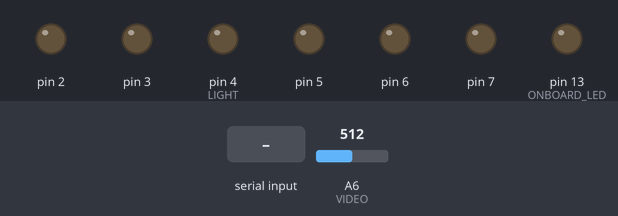
A sketch run on a simulated Arduino Nano, built with avr-gcc and run on an emulated ATmega328P. On the bench: output pins drawn as LEDs (lit = HIGH). Inputs (shaded band) come from the test bench; at power-on: A6 (VIDEO) = 512.

Above: at 1.2 s.
1.3 s: "r90\n" received over the second serial link
At 3.9 s:
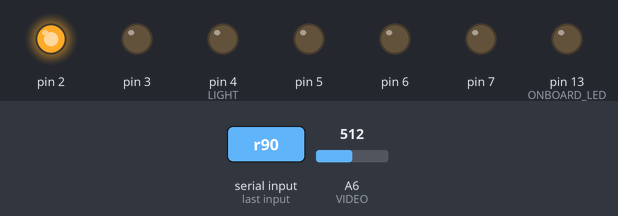
4.3 s: "r,45\n" received over the second serial link
At 6.5 s:
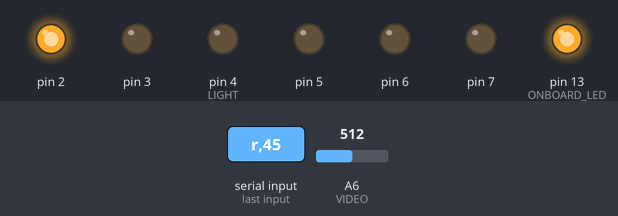
7.3 s: "r\n" received over the second serial link
At 8.42 s:
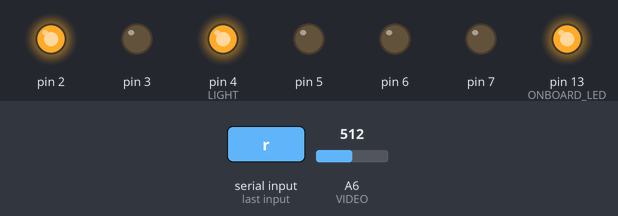
Timing chart, 0 to 11.3 s (numbered marks = the images above; inputs shaded):
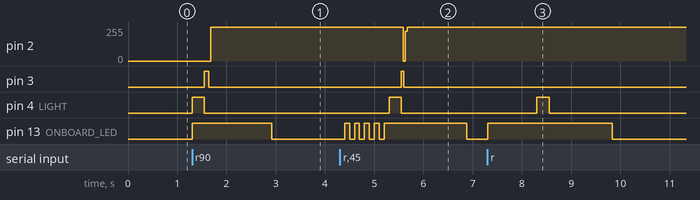

The sketch:

Spectrometer_Controller.ino
```cpp
/*
 * Pin setup:
 * Clock : D2
 * ST    : D3
 * Video : A0
 */

#define SPEC_CHANNELS 288
#define VIDEO A6
#define LIGHT 4
#define ONBOARD_LED 13
#define BAUD 9600
#include <SoftwareSerial.h>

int vals[SPEC_CHANNELS];
int serialByteIn;
SoftwareSerial bluetooth(8, 9);

void setup() {
 DDRD = DDRD | B11111100;
 PORTD = B00000000;
 //Serial.begin(BAUD);
 bluetooth.begin(BAUD);
 pinMode(ONBOARD_LED, OUTPUT);
 digitalWrite(ONBOARD_LED, LOW);
 pinMode(LIGHT, OUTPUT);
 digitalWrite(LIGHT, LOW);
}


/*
 * Port manipulation allows us to change the pin output much faster.
 * Unfortuantely, this comes with a few drawbacks
 *  1. We can't just place a "pin high, delay, pin low, delay" in a loop and call it a day.
 *     This is because at the end of the loop, the microcontroller must calculate the jump address to jump to the beginning of the loop
 *     We end up with an unstable clock with a high period much shorter than the low period.
 *  2. The clock itself is somewhat unstable.
 *
 * The parameter intTime is an integer representing the number of times the FOR loop in integrate() should execute; this means that the function will clock intTime*2 times, using 4.5 system clock intTime per driven clock.
 * Setting the intTime value to 0 achieves the minimum integration time as per the C12880MA documentation.
 *
 */

static inline void sequence(int intTime){

  //ST HIGH: 6 CLOCKS
  // --- Clock --- 0
  PORTD = B00001100;
  asm volatile("nop");
  PORTD = B00001000;
  asm volatile("nop");

  PORTD = B00001100;
  asm volatile("nop");
  PORTD = B00001000;
  asm volatile("nop");

  PORTD = B00001100;
  asm volatile("nop");
  PORTD = B00001000;
  asm volatile("nop");

  PORTD = B00001100;
  asm volatile("nop");
  PORTD = B00001000;
  asm volatile("nop");

  PORTD = B00001100;
  asm volatile("nop");
  PORTD = B00001000;
  asm volatile("nop");

  PORTD = B00001100;
  asm volatile("nop");
  PORTD = B00001000;
  asm volatile("nop");

  //INTEGRATE for x intTime in addition to the first 6 required.
  // This is used to modify the integration time. Read method documentation for more information.
  //integrate intTime);
  delay(intTime);
  //ST LOW: 87 CLOCKS
  // --- Clock --- 0
  PORTD = B00000100;
  asm volatile("nop");
  PORTD = B00000000;
  asm volatile("nop");

  PORTD = B00000100;
  asm volatile("nop");
  PORTD = B00000000;
  asm volatile("nop");

  PORTD = B00000100;
  asm volatile("nop");
  PORTD = B00000000;
  asm volatile("nop");

  PORTD = B00000100;
  asm volatile("nop");
  PORTD = B00000000;
  asm volatile("nop");

  PORTD = B00000100;
  asm volatile("nop");
  PORTD = B00000000;
  asm volatile("nop");

  PORTD = B00000100;
  asm volatile("nop");
  PORTD = B00000000;
  asm volatile("nop");

  PORTD = B00000100;
  asm volatile("nop");
  PORTD = B00000000;
  asm volatile("nop");

  PORTD = B00000100;
  asm volatile("nop");
  PORTD = B00000000;
  asm volatile("nop");

  PORTD = B00000100;
  asm volatile("nop");
  PORTD = B00000000;
  asm volatile("nop");

  PORTD = B00000100;
  asm volatile("nop");
  PORTD = B00000000;
  asm volatile("nop");


  // --- Clock --- 10
  PORTD = B00000100;
  asm volatile("nop");
  PORTD = B00000000;
  asm volatile("nop");

  PORTD = B00000100;
  asm volatile("nop");
  PORTD = B00000000;
  asm volatile("nop");

  PORTD = B00000100;
  asm volatile("nop");
  PORTD = B00000000;
  asm volatile("nop");

  PORTD = B00000100;
  asm volatile("nop");
  PORTD = B00000000;
  asm volatile("nop");

  PORTD = B00000100;
  asm volatile("nop");
  PORTD = B00000000;
  asm volatile("nop");

  PORTD = B00000100;
  asm volatile("nop");
  PORTD = B00000000;
  asm volatile("nop");

  PORTD = B00000100;
  asm volatile("nop");
  PORTD = B00000000;
  asm volatile("nop");

  PORTD = B00000100;
  asm volatile("nop");
  PORTD = B00000000;
  asm volatile("nop");

  PORTD = B00000100;
  asm volatile("nop");
  PORTD = B00000000;
  asm volatile("nop");

  PORTD = B00000100;
  asm volatile("nop");
  PORTD = B00000000;
  asm volatile("nop");


  // --- Clock --- 20
  PORTD = B00000100;
  asm volatile("nop");
  PORTD = B00000000;
  asm volatile("nop");

  PORTD = B00000100;
  asm volatile("nop");
  PORTD = B00000000;
  asm volatile("nop");

  PORTD = B00000100;
  asm volatile("nop");
  PORTD = B00000000;
  asm volatile("nop");

  PORTD = B00000100;
  asm volatile("nop");
  PORTD = B00000000;
  asm volatile("nop");

  PORTD = B00000100;
  asm volatile("nop");
  PORTD = B00000000;
  asm volatile("nop");

  PORTD = B00000100;
  asm volatile("nop");
  PORTD = B00000000;
  asm volatile("nop");

  PORTD = B00000100;
  asm volatile("nop");
  PORTD = B00000000;
  asm volatile("nop");

  PORTD = B00000100;
  asm volatile("nop");
  PORTD = B00000000;
  asm volatile("nop");

  PORTD = B00000100;
  asm volatile("nop");
  PORTD = B00000000;
  asm volatile("nop");

  PORTD = B00000100;
  asm volatile("nop");
  PORTD = B00000000;
  asm volatile("nop");


  // --- Clock --- 30
  PORTD = B00000100;
  asm volatile("nop");
  PORTD = B00000000;
  asm volatile("nop");

  PORTD = B00000100;
  asm volatile("nop");
  PORTD = B00000000;
  asm volatile("nop");

  PORTD = B00000100;
  asm volatile("nop");
  PORTD = B00000000;
  asm volatile("nop");

  PORTD = B00000100;
  asm volatile("nop");
  PORTD = B00000000;
  asm volatile("nop");

  PORTD = B00000100;
  asm volatile("nop");
  PORTD = B00000000;
  asm volatile("nop");

  PORTD = B00000100;
  asm volatile("nop");
  PORTD = B00000000;
  asm volatile("nop");

  PORTD = B00000100;
  asm volatile("nop");
  PORTD = B00000000;
  asm volatile("nop");

  PORTD = B00000100;
  asm volatile("nop");
  PORTD = B00000000;
  asm volatile("nop");

  PORTD = B00000100;
  asm volatile("nop");
  PORTD = B00000000;
  asm volatile("nop");

  PORTD = B00000100;
  asm volatile("nop");
  PORTD = B00000000;
  asm volatile("nop");


  // --- Clock --- 40
  PORTD = B00000100;
  asm volatile("nop");
  PORTD = B00000000;
  asm volatile("nop");

  PORTD = B00000100;
  asm volatile("nop");
  PORTD = B00000000;
  asm volatile("nop");

  PORTD = B00000100;
  asm volatile("nop");
  PORTD = B00000000;
  asm volatile("nop");

  PORTD = B00000100;
  asm volatile("nop");
  PORTD = B00000000;
  asm volatile("nop");

  PORTD = B00000100;
  asm volatile("nop");
  PORTD = B00000000;
  asm volatile("nop");

  PORTD = B00000100;
  asm volatile("nop");
  PORTD = B00000000;
  asm volatile("nop");

  PORTD = B00000100;
  asm volatile("nop");
  PORTD = B00000000;
  asm volatile("nop");

  PORTD = B00000100;
  asm volatile("nop");
  PORTD = B00000000;
  asm volatile("nop");

  PORTD = B00000100;
  asm volatile("nop");
  PORTD = B00000000;
  asm volatile("nop");

  PORTD = B00000100;
  asm volatile("nop");
  PORTD = B00000000;
  asm volatile("nop");


  // --- Clock --- 50
  PORTD = B00000100;
  asm volatile("nop");
  PORTD = B00000000;
  asm volatile("nop");

  PORTD = B00000100;
  asm volatile("nop");
  PORTD = B00000000;
  asm volatile("nop");

  PORTD = B00000100;
  asm volatile("nop");
  PORTD = B00000000;
  asm volatile("nop");

  PORTD = B00000100;
  asm volatile("nop");
  PORTD = B00000000;
  asm volatile("nop");

  PORTD = B00000100;
  asm volatile("nop");
  PORTD = B00000000;
  asm volatile("nop");

  PORTD = B00000100;
  asm volatile("nop");
  PORTD = B00000000;
  asm volatile("nop");

  PORTD = B00000100;
  asm volatile("nop");
  PORTD = B00000000;
  asm volatile("nop");

  PORTD = B00000100;
  asm volatile("nop");
  PORTD = B00000000;
  asm volatile("nop");

  PORTD = B00000100;
  asm volatile("nop");
  PORTD = B00000000;
  asm volatile("nop");

  PORTD = B00000100;
  asm volatile("nop");
  PORTD = B00000000;
  asm volatile("nop");


  // --- Clock --- 60
  PORTD = B00000100;
  asm volatile("nop");
  PORTD = B00000000;
  asm volatile("nop");

  PORTD = B00000100;
  asm volatile("nop");
  PORTD = B00000000;
  asm volatile("nop");

  PORTD = B00000100;
  asm volatile("nop");
  PORTD = B00000000;
  asm volatile("nop");

  PORTD = B00000100;
  asm volatile("nop");
  PORTD = B00000000;
  asm volatile("nop");

  PORTD = B00000100;
  asm volatile("nop");
  PORTD = B00000000;
  asm volatile("nop");

  PORTD = B00000100;
  asm volatile("nop");
  PORTD = B00000000;
  asm volatile("nop");

  PORTD = B00000100;
  asm volatile("nop");
  PORTD = B00000000;
  asm volatile("nop");

  PORTD = B00000100;
  asm volatile("nop");
  PORTD = B00000000;
  asm volatile("nop");

  PORTD = B00000100;
  asm volatile("nop");
  PORTD = B00000000;
  asm volatile("nop");

  PORTD = B00000100;
  asm volatile("nop");
  PORTD = B00000000;
  asm volatile("nop");


  // --- Clock --- 70
  PORTD = B00000100;
  asm volatile("nop");
  PORTD = B00000000;
  asm volatile("nop");

  PORTD = B00000100;
  asm volatile("nop");
  PORTD = B00000000;
  asm volatile("nop");

  PORTD = B00000100;
  asm volatile("nop");
  PORTD = B00000000;
  asm volatile("nop");

  PORTD = B00000100;
  asm volatile("nop");
  PORTD = B00000000;
  asm volatile("nop");

  PORTD = B00000100;
  asm volatile("nop");
  PORTD = B00000000;
  asm volatile("nop");

  PORTD = B00000100;
  asm volatile("nop");
  PORTD = B00000000;
  asm volatile("nop");

  PORTD = B00000100;
  asm volatile("nop");
  PORTD = B00000000;
  asm volatile("nop");

  PORTD = B00000100;
  asm volatile("nop");
  PORTD = B00000000;
  asm volatile("nop");

  PORTD = B00000100;
  asm volatile("nop");
  PORTD = B00000000;
  asm volatile("nop");

  PORTD = B00000100;
  asm volatile("nop");
  PORTD = B00000000;
  asm volatile("nop");


  // --- Clock --- 80
  PORTD = B00000100;
  asm volatile("nop");
  PORTD = B00000000;
  asm volatile("nop");

  PORTD = B00000100;
  asm volatile("nop");
  PORTD = B00000000;
  asm volatile("nop");

  PORTD = B00000100;
  asm volatile("nop");
  PORTD = B00000000;
  asm volatile("nop");

  PORTD = B00000100;
  asm volatile("nop");
  PORTD = B00000000;
  asm volatile("nop");

  PORTD = B00000100;
  asm volatile("nop");
  PORTD = B00000000;
  asm volatile("nop");

  PORTD = B00000100;
  asm volatile("nop");
  PORTD = B00000000;
  asm volatile("nop");

  PORTD = B00000100;
  asm volatile("nop");
  PORTD = B00000000;
  asm volatile("nop");

  for(int i = 0; i < SPEC_CHANNELS; i++){
    clock();
    vals[i] = analogRead(VIDEO);
  }
}

void printValues(){
  for(int i = 0; i < SPEC_CHANNELS; i++){
    bluetooth.print(vals[i]);
    bluetooth.print(" ");
  }
  bluetooth.print(";");
}

void printValuesSerial(){
  for(int i = 0; i < SPEC_CHANNELS; i++){
    Serial.print(vals[i]);
    Serial.print(' ');
  }
  Serial.print('\n');
}

static inline void clock(){
  PORTD = B00000100;
  asm volatile("nop");
  PORTD = B00000000;
  asm volatile("nop");
  PORTD = B00000100;
}

void loop() {
  //digitalWrite(LIGHT, HIGH);
  if(bluetooth.available()){
    serialByteIn = bluetooth.read();

    if(serialByteIn == 'r'){
        digitalWrite(ONBOARD_LED, HIGH);
        int intTime = bluetooth.parseInt();
        for (int i = 0; i < intTime%10; i++) {
          digitalWrite(ONBOARD_LED, LOW);
          delay(100);
          digitalWrite(ONBOARD_LED, HIGH);
          delay(100);
        }

        digitalWrite(LIGHT, HIGH);

        delay(250);
        sequence(intTime);
        //printValuesSerial();
        printValues();
        serialByteIn = 'a';
        digitalWrite(ONBOARD_LED, LOW);
        digitalWrite(LIGHT, LOW);

    }

  }
}
```

Measured:
- after the input at 1.3 s, pin 2: 0/255 → 255/255 after 0.38 s; pin 3: LOW → HIGH after 0.25 s, → LOW 0.09 s later; pin 4 (LIGHT): LOW → HIGH at once, → LOW 0.25 s later; pin 13 (ONBOARD_LED): LOW → HIGH at once, → LOW 1.6 s later
- after the input at 4.3 s, pin 2: 255/255 → 0/255 after 1.3 s, → 223/255 0.04 s later, → 255/255 0.04 s later; pin 3: LOW → HIGH after 1.3 s, → LOW 0.05 s later; pin 4 (LIGHT): LOW → HIGH after 1.0 s, → LOW 0.25 s later; pin 13 (ONBOARD_LED): goes 4 × (HIGH 0.10 s, LOW 0.10 s), HIGH 1.7 s, then LOW, starting after 0.10 s
- after the input at 7.3 s, pin 4 (LIGHT): LOW → HIGH after 1.0 s, → LOW 0.25 s later; pin 13 (ONBOARD_LED): LOW → HIGH at once, → LOW 2.5 s later
